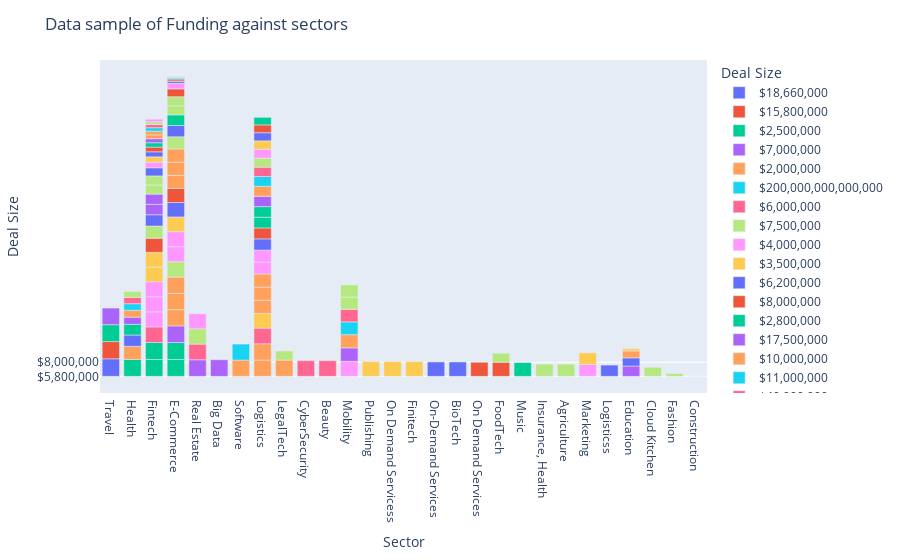

The notebook cell this image was saved under:
### Code cell
import matplotlib as plt
import matplotlib.pyplot as plt
import plotly.express as px

df1 = df.sort_values(by=['Sector'],ascending = False).reset_index()
Sector = px.bar(df1, x = 'Sector', y = 'Deal Size', color = 'Deal Size',
             color_continuous_scale = 'blues')
Sector.update_layout(title = 'Data sample of Funding against sectors ')
Sector.show()

### Figure 1 — Plotly figure (JSON) as saved in the notebook; plotly's stock layout.template omitted (floating-point values rounded to 4 significant figures)
{"data": [{"alignmentgroup": "True", "hovertemplate": "Deal Size=%{y}<br>Sector=%{x}<extra></extra>", "legendgroup": "$18,660,000", "marker": {"color": "#636efa", "pattern": {"shape": ""}}, "name": "$18,660,000", "offsetgroup": "$18,660,000", "orientation": "v", "showlegend": true, "textposition": "auto", "type": "bar", "x": ["Travel"], "xaxis": "x", "y": ["$18,660,000"], "yaxis": "y"}, {"alignmentgroup": "True", "hovertemplate": "Deal Size=%{y}<br>Sector=%{x}<extra></extra>", "legendgroup": "$15,800,000", "marker": {"color": "#EF553B", "pattern": {"shape": ""}}, "name": "$15,800,000", "offsetgroup": "$15,800,000", "orientation": "v", "showlegend": true, "textposition": "auto", "type": "bar", "x": ["Travel"], "xaxis": "x", "y": ["$15,800,000"], "yaxis": "y"}, {"alignmentgroup": "True", "hovertemplate": "Deal Size=%{y}<br>Sector=%{x}<extra></extra>", "legendgroup": "$2,500,000", "marker": {"color": "#00cc96", "pattern": {"shape": ""}}, "name": "$2,500,000", "offsetgroup": "$2,500,000", "orientation": "v", "showlegend": true, "textposition": "auto", "type": "bar", "x": ["Travel", "Health", "Fintech", "Fintech", "E-Commerce", "E-Commerce"], "xaxis": "x", "y": ["$2,500,000", "$2,500,000", "$2,500,000", "$2,500,000", "$2,500,000", "$2,500,000"], "yaxis": "y"}, {"alignmentgroup": "True", "hovertemplate": "Deal Size=%{y}<br>Sector=%{x}<extra></extra>", "legendgroup": "$7,000,000", "marker": {"color": "#ab63fa", "pattern": {"shape": ""}}, "name": "$7,000,000", "offsetgroup": "$7,000,000", "orientation": "v", "showlegend": true, "textposition": "auto", "type": "bar", "x": ["Travel", "Real Estate", "E-Commerce", "Big Data"], "xaxis": "x", "y": ["$7,000,000", "$7,000,000", "$7,000,000", "$7,000,000"], "yaxis": "y"}, {"alignmentgroup": "True", "hovertemplate": "Deal Size=%{y}<br>Sector=%{x}<extra></extra>", "legendgroup": "$2,000,000", "marker": {"color": "#FFA15A", "pattern": {"shape": ""}}, "name": "$2,000,000", "offsetgroup": "$2,000,000", "orientation": "v", "showlegend": true, "textposition": "auto", "type": "bar", "x": ["Software", "Logistics", "Logistics", "LegalTech", "E-Commerce", "E-Commerce", "E-Commerce"], "xaxis": "x", "y": ["$2,000,000", "$2,000,000", "$2,000,000", "$2,000,000", "$2,000,000", "$2,000,000", "$2,000,000"], "yaxis": "y"}, {"alignmentgroup": "True", "hovertemplate": "Deal Size=%{y}<br>Sector=%{x}<extra></extra>", "legendgroup": "$200,000,000,000,000", "marker": {"color": "#19d3f3", "pattern": {"shape": ""}}, "name": "$200,000,000,000,000", "offsetgroup": "$200,000,000,000,000", "orientation": "v", "showlegend": true, "textposition": "auto", "type": "bar", "x": ["Software"], "xaxis": "x", "y": ["$200,000,000,000,000"], "yaxis": "y"}, {"alignmentgroup": "True", "hovertemplate": "Deal Size=%{y}<br>Sector=%{x}<extra></extra>", "legendgroup": "$6,000,000", "marker": {"color": "#FF6692", "pattern": {"shape": ""}}, "name": "$6,000,000", "offsetgroup": "$6,000,000", "orientation": "v", "showlegend": true, "textposition": "auto", "type": "bar", "x": ["Real Estate", "Logistics", "Fintech", "CyberSecurity", "Beauty"], "xaxis": "x", "y": ["$6,000,000", "$6,000,000", "$6,000,000", "$6,000,000", "$6,000,000"], "yaxis": "y"}, {"alignmentgroup": "True", "hovertemplate": "Deal Size=%{y}<br>Sector=%{x}<extra></extra>", "legendgroup": "$7,500,000", "marker": {"color": "#B6E880", "pattern": {"shape": ""}}, "name": "$7,500,000", "offsetgroup": "$7,500,000", "orientation": "v", "showlegend": true, "textposition": "auto", "type": "bar", "x": ["Real Estate", "E-Commerce"], "xaxis": "x", "y": ["$7,500,000", "$7,500,000"], "yaxis": "y"}, {"alignmentgroup": "True", "hovertemplate": "Deal Size=%{y}<br>Sector=%{x}<extra></extra>", "legendgroup": "$4,000,000", "marker": {"color": "#FF97FF", "pattern": {"shape": ""}}, "name": "$4,000,000", "offsetgroup": "$4,000,000", "orientation": "v", "showlegend": true, "textposition": "auto", "type": "bar", "x": ["Real Estate", "Mobility", "Fintech", "Fintech", "Fintech", "E-Commerce", "E-Commerce"], "xaxis": "x", "y": ["$4,000,000", "$4,000,000", "$4,000,000", "$4,000,000", "$4,000,000", "$4,000,000", "$4,000,000"], "yaxis": "y"}, {"alignmentgroup": "True", "hovertemplate": "Deal Size=%{y}<br>Sector=%{x}<extra></extra>", "legendgroup": "$3,500,000", "marker": {"color": "#FECB52", "pattern": {"shape": ""}}, "name": "$3,500,000", "offsetgroup": "$3,500,000", "orientation": "v", "showlegend": true, "textposition": "auto", "type": "bar", "x": ["Publishing", "On Demand Servicess", "Logistics", "Fintech", "Fintech", "Finitech", "E-Commerce"], "xaxis": "x", "y": ["$3,500,000", "$3,500,000", "$3,500,000", "$3,500,000", "$3,500,000", "$3,500,000", "$3,500,000"], "yaxis": "y"}, {"alignmentgroup": "True", "hovertemplate": "Deal Size=%{y}<br>Sector=%{x}<extra></extra>", "legendgroup": "$6,200,000", "marker": {"color": "#636efa", "pattern": {"shape": ""}}, "name": "$6,200,000", "offsetgroup": "$6,200,000", "orientation": "v", "showlegend": true, "textposition": "auto", "type": "bar", "x": ["On-Demand Services", "E-Commerce", "BioTech"], "xaxis": "x", "y": ["$6,200,000", "$6,200,000", "$6,200,000"], "yaxis": "y"}, {"alignmentgroup": "True", "hovertemplate": "Deal Size=%{y}<br>Sector=%{x}<extra></extra>", "legendgroup": "$8,000,000", "marker": {"color": "#EF553B", "pattern": {"shape": ""}}, "name": "$8,000,000", "offsetgroup": "$8,000,000", "orientation": "v", "showlegend": true, "textposition": "auto", "type": "bar", "x": ["On Demand Services", "FoodTech", "Fintech", "E-Commerce"], "xaxis": "x", "y": ["$8,000,000", "$8,000,000", "$8,000,000", "$8,000,000"], "yaxis": "y"}, {"alignmentgroup": "True", "hovertemplate": "Deal Size=%{y}<br>Sector=%{x}<extra></extra>", "legendgroup": "$2,800,000", "marker": {"color": "#00cc96", "pattern": {"shape": ""}}, "name": "$2,800,000", "offsetgroup": "$2,800,000", "orientation": "v", "showlegend": true, "textposition": "auto", "type": "bar", "x": ["Music"], "xaxis": "x", "y": ["$2,800,000"], "yaxis": "y"}, {"alignmentgroup": "True", "hovertemplate": "Deal Size=%{y}<br>Sector=%{x}<extra></extra>", "legendgroup": "$17,500,000", "marker": {"color": "#ab63fa", "pattern": {"shape": ""}}, "name": "$17,500,000", "offsetgroup": "$17,500,000", "orientation": "v", "showlegend": true, "textposition": "auto", "type": "bar", "x": ["Mobility"], "xaxis": "x", "y": ["$17,500,000"], "yaxis": "y"}, {"alignmentgroup": "True", "hovertemplate": "Deal Size=%{y}<br>Sector=%{x}<extra></extra>", "legendgroup": "$10,000,000", "marker": {"color": "#FFA15A", "pattern": {"shape": ""}}, "name": "$10,000,000", "offsetgroup": "$10,000,000", "orientation": "v", "showlegend": true, "textposition": "auto", "type": "bar", "x": ["Mobility", "Logistics", "Logistics", "Logistics", "Health", "E-Commerce", "E-Commerce", "E-Commerce"], "xaxis": "x", "y": ["$10,000,000", "$10,000,000", "$10,000,000", "$10,000,000", "$10,000,000", "$10,000,000", "$10,000,000", "$10,000,000"], "yaxis": "y"}, {"alignmentgroup": "True", "hovertemplate": "Deal Size=%{y}<br>Sector=%{x}<extra></extra>", "legendgroup": "$11,000,000", "marker": {"color": "#19d3f3", "pattern": {"shape": ""}}, "name": "$11,000,000", "offsetgroup": "$11,000,000", "orientation": "v", "showlegend": true, "textposition": "auto", "type": "bar", "x": ["Mobility"], "xaxis": "x", "y": ["$11,000,000"], "yaxis": "y"}, {"alignmentgroup": "True", "hovertemplate": "Deal Size=%{y}<br>Sector=%{x}<extra></extra>", "legendgroup": "$40,000,000", "marker": {"color": "#FF6692", "pattern": {"shape": ""}}, "name": "$40,000,000", "offsetgroup": "$40,000,000", "orientation": "v", "showlegend": true, "textposition": "auto", "type": "bar", "x": ["Mobility"], "xaxis": "x", "y": ["$40,000,000"], "yaxis": "y"}, {"alignmentgroup": "True", "hovertemplate": "Deal Size=%{y}<br>Sector=%{x}<extra></extra>", "legendgroup": "$20,000,000", "marker": {"color": "#B6E880", "pattern": {"shape": ""}}, "name": "$20,000,000", "offsetgroup": "$20,000,000", "orientation": "v", "showlegend": true, "textposition": "auto", "type": "bar", "x": ["Mobility", "Mobility", "Insurance, Health", "Fintech", "E-Commerce", "Agriculture"], "xaxis": "x", "y": ["$20,000,000", "$20,000,000", "$20,000,000", "$20,000,000", "$20,000,000", "$20,000,000"], "yaxis": "y"}, {"alignmentgroup": "True", "hovertemplate": "Deal Size=%{y}<br>Sector=%{x}<extra></extra>", "legendgroup": "$15,000,000", "marker": {"color": "#FF97FF", "pattern": {"shape": ""}}, "name": "$15,000,000", "offsetgroup": "$15,000,000", "orientation": "v", "showlegend": true, "textposition": "auto", "type": "bar", "x": ["Marketing", "Logistics", "Logistics"], "xaxis": "x", "y": ["$15,000,000", "$15,000,000", "$15,000,000"], "yaxis": "y"}, {"alignmentgroup": "True", "hovertemplate": "Deal Size=%{y}<br>Sector=%{x}<extra></extra>", "legendgroup": "$12,200,00", "marker": {"color": "#FECB52", "pattern": {"shape": ""}}, "name": "$12,200,00", "offsetgroup": "$12,200,00", "orientation": "v", "showlegend": true, "textposition": "auto", "type": "bar", "x": ["Marketing"], "xaxis": "x", "y": ["$12,200,00"], "yaxis": "y"}, {"alignmentgroup": "True", "hovertemplate": "Deal Size=%{y}<br>Sector=%{x}<extra></extra>", "legendgroup": "$3,000,000", "marker": {"color": "#636efa", "pattern": {"shape": ""}}, "name": "$3,000,000", "offsetgroup": "$3,000,000", "orientation": "v", "showlegend": true, "textposition": "auto", "type": "bar", "x": ["Logisticss", "Logistics", "Health", "Fintech", "E-Commerce"], "xaxis": "x", "y": ["$3,000,000", "$3,000,000", "$3,000,000", "$3,000,000", "$3,000,000"], "yaxis": "y"}, {"alignmentgroup": "True", "hovertemplate": "Deal Size=%{y}<br>Sector=%{x}<extra></extra>", "legendgroup": "$2,750,000", "marker": {"color": "#EF553B", "pattern": {"shape": ""}}, "name": "$2,750,000", "offsetgroup": "$2,750,000", "orientation": "v", "showlegend": true, "textposition": "auto", "type": "bar", "x": ["Logistics"], "xaxis": "x", "y": ["$2,750,000"], "yaxis": "y"}, {"alignmentgroup": "True", "hovertemplate": "Deal Size=%{y}<br>Sector=%{x}<extra></extra>", "legendgroup": "$2,300,000", "marker": {"color": "#00cc96", "pattern": {"shape": ""}}, "name": "$2,300,000", "offsetgroup": "$2,300,000", "orientation": "v", "showlegend": true, "textposition": "auto", "type": "bar", "x": ["Logistics", "Logistics", "Health", "E-Commerce"], "xaxis": "x", "y": ["$2,300,000", "$2,300,000", "$2,300,000", "$2,300,000"], "yaxis": "y"}, {"alignmentgroup": "True", "hovertemplate": "Deal Size=%{y}<br>Sector=%{x}<extra></extra>", "legendgroup": "$2,400,000", "marker": {"color": "#ab63fa", "pattern": {"shape": ""}}, "name": "$2,400,000", "offsetgroup": "$2,400,000", "orientation": "v", "showlegend": true, "textposition": "auto", "type": "bar", "x": ["Logistics", "Fintech", "Fintech", "Education"], "xaxis": "x", "y": ["$2,400,000", "$2,400,000", "$2,400,000", "$2,400,000"], "yaxis": "y"}, {"alignmentgroup": "True", "hovertemplate": "Deal Size=%{y}<br>Sector=%{x}<extra></extra>", "legendgroup": "$2,600,000", "marker": {"color": "#FFA15A", "pattern": {"shape": ""}}, "name": "$2,600,000", "offsetgroup": "$2,600,000", "orientation": "v", "showlegend": true, "textposition": "auto", "type": "bar", "x": ["Logistics"], "xaxis": "x", "y": ["$2,600,000"], "yaxis": "y"}, {"alignmentgroup": "True", "hovertemplate": "Deal Size=%{y}<br>Sector=%{x}<extra></extra>", "legendgroup": "$9,100,000", "marker": {"color": "#19d3f3", "pattern": {"shape": ""}}, "name": "$9,100,000", "offsetgroup": "$9,100,000", "orientation": "v", "showlegend": true, "textposition": "auto", "type": "bar", "x": ["Logistics"], "xaxis": "x", "y": ["$9,100,000"], "yaxis": "y"}, {"alignmentgroup": "True", "hovertemplate": "Deal Size=%{y}<br>Sector=%{x}<extra></extra>", "legendgroup": "$36,000,000", "marker": {"color": "#FF6692", "pattern": {"shape": ""}}, "name": "$36,000,000", "offsetgroup": "$36,000,000", "orientation": "v", "showlegend": true, "textposition": "auto", "type": "bar", "x": ["Logistics"], "xaxis": "x", "y": ["$36,000,000"], "yaxis": "y"}, {"alignmentgroup": "True", "hovertemplate": "Deal Size=%{y}<br>Sector=%{x}<extra></extra>", "legendgroup": "$5,000,000", "marker": {"color": "#B6E880", "pattern": {"shape": ""}}, "name": "$5,000,000", "offsetgroup": "$5,000,000", "orientation": "v", "showlegend": true, "textposition": "auto", "type": "bar", "x": ["Logistics", "LegalTech", "FoodTech", "Fintech", "Fintech", "E-Commerce", "E-Commerce", "Cloud Kitchen"], "xaxis": "x", "y": ["$5,000,000", "$5,000,000", "$5,000,000", "$5,000,000", "$5,000,000", "$5,000,000", "$5,000,000", "$5,000,000"], "yaxis": "y"}, {"alignmentgroup": "True", "hovertemplate": "Deal Size=%{y}<br>Sector=%{x}<extra></extra>", "legendgroup": "$300,000", "marker": {"color": "#FF97FF", "pattern": {"shape": ""}}, "name": "$300,000", "offsetgroup": "$300,000", "orientation": "v", "showlegend": true, "textposition": "auto", "type": "bar", "x": ["Logistics"], "xaxis": "x", "y": ["$300,000"], "yaxis": "y"}, {"alignmentgroup": "True", "hovertemplate": "Deal Size=%{y}<br>Sector=%{x}<extra></extra>", "legendgroup": "$8,600,000", "marker": {"color": "#FECB52", "pattern": {"shape": ""}}, "name": "$8,600,000", "offsetgroup": "$8,600,000", "orientation": "v", "showlegend": true, "textposition": "auto", "type": "bar", "x": ["Logistics"], "xaxis": "x", "y": ["$8,600,000"], "yaxis": "y"}, {"alignmentgroup": "True", "hovertemplate": "Deal Size=%{y}<br>Sector=%{x}<extra></extra>", "legendgroup": "$13,000,000", "marker": {"color": "#636efa", "pattern": {"shape": ""}}, "name": "$13,000,000", "offsetgroup": "$13,000,000", "orientation": "v", "showlegend": true, "textposition": "auto", "type": "bar", "x": ["Logistics", "Fintech", "Education"], "xaxis": "x", "y": ["$13,000,000", "$13,000,000", "$13,000,000"], "yaxis": "y"}, {"alignmentgroup": "True", "hovertemplate": "Deal Size=%{y}<br>Sector=%{x}<extra></extra>", "legendgroup": "$23,000,000", "marker": {"color": "#EF553B", "pattern": {"shape": ""}}, "name": "$23,000,000", "offsetgroup": "$23,000,000", "orientation": "v", "showlegend": true, "textposition": "auto", "type": "bar", "x": ["Logistics", "E-Commerce"], "xaxis": "x", "y": ["$23,000,000", "$23,000,000"], "yaxis": "y"}, {"alignmentgroup": "True", "hovertemplate": "Deal Size=%{y}<br>Sector=%{x}<extra></extra>", "legendgroup": "$23,500,000", "marker": {"color": "#00cc96", "pattern": {"shape": ""}}, "name": "$23,500,000", "offsetgroup": "$23,500,000", "orientation": "v", "showlegend": true, "textposition": "auto", "type": "bar", "x": ["Logistics"], "xaxis": "x", "y": ["$23,500,000"], "yaxis": "y"}, {"alignmentgroup": "True", "hovertemplate": "Deal Size=%{y}<br>Sector=%{x}<extra></extra>", "legendgroup": "$4,219,880", "marker": {"color": "#ab63fa", "pattern": {"shape": ""}}, "name": "$4,219,880", "offsetgroup": "$4,219,880", "orientation": "v", "showlegend": true, "textposition": "auto", "type": "bar", "x": ["Health"], "xaxis": "x", "y": ["$4,219,880"], "yaxis": "y"}, {"alignmentgroup": "True", "hovertemplate": "Deal Size=%{y}<br>Sector=%{x}<extra></extra>", "legendgroup": "$12,000,000", "marker": {"color": "#FFA15A", "pattern": {"shape": ""}}, "name": "$12,000,000", "offsetgroup": "$12,000,000", "orientation": "v", "showlegend": true, "textposition": "auto", "type": "bar", "x": ["Health", "Education"], "xaxis": "x", "y": ["$12,000,000", "$12,000,000"], "yaxis": "y"}, {"alignmentgroup": "True", "hovertemplate": "Deal Size=%{y}<br>Sector=%{x}<extra></extra>", "legendgroup": "$3,200,000", "marker": {"color": "#19d3f3", "pattern": {"shape": ""}}, "name": "$3,200,000", "offsetgroup": "$3,200,000", "orientation": "v", "showlegend": true, "textposition": "auto", "type": "bar", "x": ["Health"], "xaxis": "x", "y": ["$3,200,000"], "yaxis": "y"}, {"alignmentgroup": "True", "hovertemplate": "Deal Size=%{y}<br>Sector=%{x}<extra></extra>", "legendgroup": "$6,500,000", "marker": {"color": "#FF6692", "pattern": {"shape": ""}}, "name": "$6,500,000", "offsetgroup": "$6,500,000", "orientation": "v", "showlegend": true, "textposition": "auto", "type": "bar", "x": ["Health"], "xaxis": "x", "y": ["$6,500,000"], "yaxis": "y"}, {"alignmentgroup": "True", "hovertemplate": "Deal Size=%{y}<br>Sector=%{x}<extra></extra>", "legendgroup": "$3,750,000", "marker": {"color": "#B6E880", "pattern": {"shape": ""}}, "name": "$3,750,000", "offsetgroup": "$3,750,000", "orientation": "v", "showlegend": true, "textposition": "auto", "type": "bar", "x": ["Health"], "xaxis": "x", "y": ["$3,750,000"], "yaxis": "y"}, {"alignmentgroup": "True", "hovertemplate": "Deal Size=%{y}<br>Sector=%{x}<extra></extra>", "legendgroup": "$18,000,000", "marker": {"color": "#FF97FF", "pattern": {"shape": ""}}, "name": "$18,000,000", "offsetgroup": "$18,000,000", "orientation": "v", "showlegend": true, "textposition": "auto", "type": "bar", "x": ["Fintech", "E-Commerce"], "xaxis": "x", "y": ["$18,000,000", "$18,000,000"], "yaxis": "y"}, {"alignmentgroup": "True", "hovertemplate": "Deal Size=%{y}<br>Sector=%{x}<extra></extra>", "legendgroup": "$16,300,000", "marker": {"color": "#FECB52", "pattern": {"shape": ""}}, "name": "$16,300,000", "offsetgroup": "$16,300,000", "orientation": "v", "showlegend": true, "textposition": "auto", "type": "bar", "x": ["Fintech"], "xaxis": "x", "y": ["$16,300,000"], "yaxis": "y"}, {"alignmentgroup": "True", "hovertemplate": "Deal Size=%{y}<br>Sector=%{x}<extra></extra>", "legendgroup": "$4,250,000", "marker": {"color": "#636efa", "pattern": {"shape": ""}}, "name": "$4,250,000", "offsetgroup": "$4,250,000", "orientation": "v", "showlegend": true, "textposition": "auto", "type": "bar", "x": ["Fintech"], "xaxis": "x", "y": ["$4,250,000"], "yaxis": "y"}, {"alignmentgroup": "True", "hovertemplate": "Deal Size=%{y}<br>Sector=%{x}<extra></extra>", "legendgroup": "$25,000,000", "marker": {"color": "#EF553B", "pattern": {"shape": ""}}, "name": "$25,000,000", "offsetgroup": "$25,000,000", "orientation": "v", "showlegend": true, "textposition": "auto", "type": "bar", "x": ["Fintech"], "xaxis": "x", "y": ["$25,000,000"], "yaxis": "y"}, {"alignmentgroup": "True", "hovertemplate": "Deal Size=%{y}<br>Sector=%{x}<extra></extra>", "legendgroup": "$16,000,000", "marker": {"color": "#00cc96", "pattern": {"shape": ""}}, "name": "$16,000,000", "offsetgroup": "$16,000,000", "orientation": "v", "showlegend": true, "textposition": "auto", "type": "bar", "x": ["Fintech"], "xaxis": "x", "y": ["$16,000,000"], "yaxis": "y"}, {"alignmentgroup": "True", "hovertemplate": "Deal Size=%{y}<br>Sector=%{x}<extra></extra>", "legendgroup": "$250,000", "marker": {"color": "#ab63fa", "pattern": {"shape": ""}}, "name": "$250,000", "offsetgroup": "$250,000", "orientation": "v", "showlegend": true, "textposition": "auto", "type": "bar", "x": ["Fintech"], "xaxis": "x", "y": ["$250,000"], "yaxis": "y"}, {"alignmentgroup": "True", "hovertemplate": "Deal Size=%{y}<br>Sector=%{x}<extra></extra>", "legendgroup": "$2,100,000", "marker": {"color": "#FFA15A", "pattern": {"shape": ""}}, "name": "$2,100,000", "offsetgroup": "$2,100,000", "orientation": "v", "showlegend": true, "textposition": "auto", "type": "bar", "x": ["Fintech", "Fintech"], "xaxis": "x", "y": ["$2,100,000", "$2,100,000"], "yaxis": "y"}, {"alignmentgroup": "True", "hovertemplate": "Deal Size=%{y}<br>Sector=%{x}<extra></extra>", "legendgroup": "$27,000,000", "marker": {"color": "#19d3f3", "pattern": {"shape": ""}}, "name": "$27,000,000", "offsetgroup": "$27,000,000", "orientation": "v", "showlegend": true, "textposition": "auto", "type": "bar", "x": ["Fintech"], "xaxis": "x", "y": ["$27,000,000"], "yaxis": "y"}, {"alignmentgroup": "True", "hovertemplate": "Deal Size=%{y}<br>Sector=%{x}<extra></extra>", "legendgroup": "$8,400,000", "marker": {"color": "#FF6692", "pattern": {"shape": ""}}, "name": "$8,400,000", "offsetgroup": "$8,400,000", "orientation": "v", "showlegend": true, "textposition": "auto", "type": "bar", "x": ["Fintech"], "xaxis": "x", "y": ["$8,400,000"], "yaxis": "y"}, {"alignmentgroup": "True", "hovertemplate": "Deal Size=%{y}<br>Sector=%{x}<extra></extra>", "legendgroup": "$5,500,000", "marker": {"color": "#B6E880", "pattern": {"shape": ""}}, "name": "$5,500,000", "offsetgroup": "$5,500,000", "orientation": "v", "showlegend": true, "textposition": "auto", "type": "bar", "x": ["Fintech", "Fashion"], "xaxis": "x", "y": ["$5,500,000", "$5,500,000"], "yaxis": "y"}, {"alignmentgroup": "True", "hovertemplate": "Deal Size=%{y}<br>Sector=%{x}<extra></extra>", "legendgroup": "$31,000,000", "marker": {"color": "#FF97FF", "pattern": {"shape": ""}}, "name": "$31,000,000", "offsetgroup": "$31,000,000", "orientation": "v", "showlegend": true, "textposition": "auto", "type": "bar", "x": ["Fintech"], "xaxis": "x", "y": ["$31,000,000"], "yaxis": "y"}, {"alignmentgroup": "True", "hovertemplate": "Deal Size=%{y}<br>Sector=%{x}<extra></extra>", "legendgroup": "$4,500,000", "marker": {"color": "#FECB52", "pattern": {"shape": ""}}, "name": "$4,500,000", "offsetgroup": "$4,500,000", "orientation": "v", "showlegend": true, "textposition": "auto", "type": "bar", "x": ["Education"], "xaxis": "x", "y": ["$4,500,000"], "yaxis": "y"}, {"alignmentgroup": "True", "hovertemplate": "Deal Size=%{y}<br>Sector=%{x}<extra></extra>", "legendgroup": "$30,000,000", "marker": {"color": "#636efa", "pattern": {"shape": ""}}, "name": "$30,000,000", "offsetgroup": "$30,000,000", "orientation": "v", "showlegend": true, "textposition": "auto", "type": "bar", "x": ["E-Commerce"], "xaxis": "x", "y": ["$30,000,000"], "yaxis": "y"}, {"alignmentgroup": "True", "hovertemplate": "Deal Size=%{y}<br>Sector=%{x}<extra></extra>", "legendgroup": "$32,000,000", "marker": {"color": "#EF553B", "pattern": {"shape": ""}}, "name": "$32,000,000", "offsetgroup": "$32,000,000", "orientation": "v", "showlegend": true, "textposition": "auto", "type": "bar", "x": ["E-Commerce"], "xaxis": "x", "y": ["$32,000,000"], "yaxis": "y"}, {"alignmentgroup": "True", "hovertemplate": "Deal Size=%{y}<br>Sector=%{x}<extra></extra>", "legendgroup": "$35,000,000", "marker": {"color": "#00cc96", "pattern": {"shape": ""}}, "name": "$35,000,000", "offsetgroup": "$35,000,000", "orientation": "v", "showlegend": true, "textposition": "auto", "type": "bar", "x": ["E-Commerce"], "xaxis": "x", "y": ["$35,000,000"], "yaxis": "y"}, {"alignmentgroup": "True", "hovertemplate": "Deal Size=%{y}<br>Sector=%{x}<extra></extra>", "legendgroup": "$6,600,000", "marker": {"color": "#ab63fa", "pattern": {"shape": ""}}, "name": "$6,600,000", "offsetgroup": "$6,600,000", "orientation": "v", "showlegend": true, "textposition": "auto", "type": "bar", "x": ["E-Commerce"], "xaxis": "x", "y": ["$6,600,000"], "yaxis": "y"}, {"alignmentgroup": "True", "hovertemplate": "Deal Size=%{y}<br>Sector=%{x}<extra></extra>", "legendgroup": "$21,000,000", "marker": {"color": "#FFA15A", "pattern": {"shape": ""}}, "name": "$21,000,000", "offsetgroup": "$21,000,000", "orientation": "v", "showlegend": true, "textposition": "auto", "type": "bar", "x": ["E-Commerce"], "xaxis": "x", "y": ["$21,000,000"], "yaxis": "y"}, {"alignmentgroup": "True", "hovertemplate": "Deal Size=%{y}<br>Sector=%{x}<extra></extra>", "legendgroup": "$8,500,000", "marker": {"color": "#19d3f3", "pattern": {"shape": ""}}, "name": "$8,500,000", "offsetgroup": "$8,500,000", "orientation": "v", "showlegend": true, "textposition": "auto", "type": "bar", "x": ["E-Commerce"], "xaxis": "x", "y": ["$8,500,000"], "yaxis": "y"}, {"alignmentgroup": "True", "hovertemplate": "Deal Size=%{y}<br>Sector=%{x}<extra></extra>", "legendgroup": "$5,800,000", "marker": {"color": "#FF6692", "pattern": {"shape": ""}}, "name": "$5,800,000", "offsetgroup": "$5,800,000", "orientation": "v", "showlegend": true, "textposition": "auto", "type": "bar", "x": ["Construction"], "xaxis": "x", "y": ["$5,800,000"], "yaxis": "y"}], "layout": {"barmode": "relative", "legend": {"title": {"text": "Deal Size"}, "tracegroupgap": 0}, "margin": {"t": 60}, "title": {"text": "Data sample of Funding against sectors "}, "xaxis": {"anchor": "y", "domain": [0, 1], "title": {"text": "Sector"}}, "yaxis": {"anchor": "x", "categoryarray": ["$5,800,000", "$8,500,000", "$21,000,000", "$6,600,000", "$35,000,000", "$32,000,000", "$30,000,000", "$4,500,000", "$31,000,000", "$5,500,000", "$8,400,000", "$27,000,000", "$2,100,000", "$250,000", "$16,000,000", "$25,000,000", "$4,250,000", "$16,300,000", "$18,000,000", "$3,750,000", "$6,500,000", "$3,200,000", "$12,000,000", "$4,219,880", "$23,500,000", "$23,000,000", "$13,000,000", "$8,600,000", "$300,000", "$5,000,000", "$36,000,000", "$9,100,000", "$2,600,000", "$2,400,000", "$2,300,000", "$2,750,000", "$3,000,000", "$12,200,00", "$15,000,000", "$20,000,000", "$40,000,000", "$11,000,000", "$10,000,000", "$17,500,000", "$2,800,000", "$8,000,000", "$6,200,000", "$3,500,000", "$4,000,000", "$7,500,000", "$6,000,000", "$200,000,000,000,000", "$2,000,000", "$7,000,000", "$2,500,000", "$15,800,000", "$18,660,000"], "categoryorder": "array", "domain": [0, 1], "title": {"text": "Deal Size"}}}}
